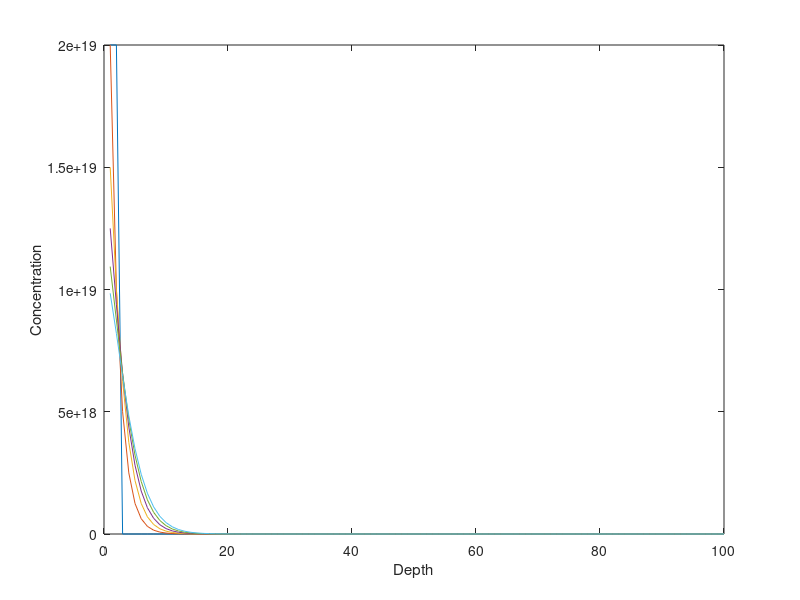

Write the MATLAB code that produced this figure.
%% Task 2 and 3
C_vector = zeros(1,100);
C_vector(1:2) = 2e19;

plot(C_vector);
xlabel('Depth');
ylabel('Concentration');
hold on;

for j = 1:5
    C_vector(1) = 0.5*((max(C_vector) + C_vector(2)));
    for i = 2:length(C_vector)-1  % start at 2 because there is no value left of the first element
        C_vector(i) = 0.5*(C_vector(i-1) + C_vector(i+1));
    end
    plot(C_vector);
    %pause(5)
end